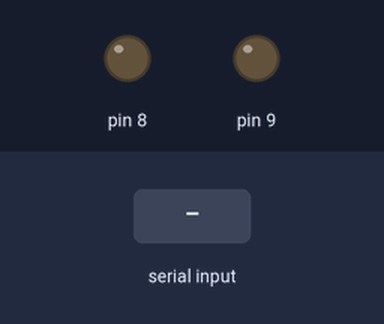
Simulated run of this sketch. Board: Arduino Mega 2560, built with avr-gcc and run on an emulated ATmega2560. On the bench: output pins drawn as LEDs (lit = HIGH). The test bench sets the inputs (shaded band).

Above: at 1.2 s.
1.3 s: "0\n" received over Serial
At 1.7 s:
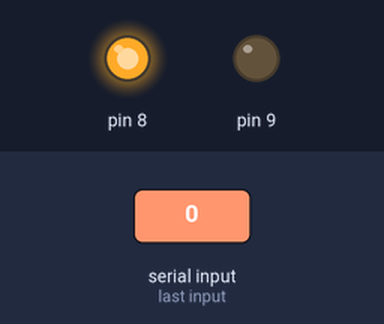
3.3 s: byte 49 ('1') received over Serial
At 3.7 s:
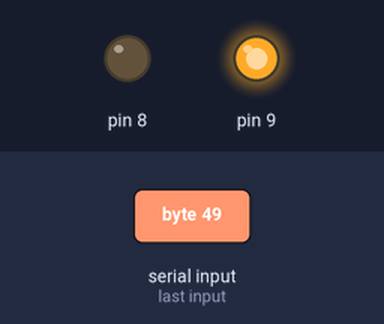
Timing chart, 0 to 6.3 s (numbered marks = the images above; inputs shaded):
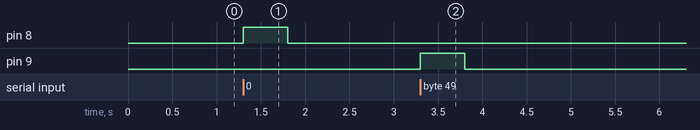

The sketch:

ForcePetalArduino.pde
```cpp
const int receiver_count = 2;
const int buffer_length = 128;
int index[receiver_count];
char buffer[receiver_count][buffer_length];

void setup() {
  // initialize both serial ports:
  Serial.begin(9600);
  Serial1.begin(57600);
  Serial2.begin(57600);

  for(int receiver=0;receiver<receiver_count;++receiver) {
    index[receiver]=0;
    buffer[receiver][0]=0;
  }

  pinMode(8,OUTPUT);
  digitalWrite(8,LOW);
  pinMode(9,OUTPUT);
  digitalWrite(9,LOW);

}


void process_byte(byte b, int receiver) {
  if (b=='\n') {
    Serial.print(receiver);
    Serial.print(":");
    Serial.println(buffer[receiver]);
    index[receiver]=0;
    buffer[receiver][0]=0;
  } else {
    buffer[receiver][index[receiver]++]=b;
    buffer[receiver][index[receiver]]=0;

  }
}


void loop() {
  if(Serial.available()) {
    char b = Serial.read();
    if (b=='0') {
      digitalWrite(8,HIGH);
      delay(500);
      digitalWrite(8,LOW);
    }
    if (b=='1') {
      digitalWrite(9,HIGH);
      delay(500);
      digitalWrite(9,LOW);
    }
  }
  // to avoid flooding...
  while(Serial1.available() or Serial2.available()) {

    if (Serial1.available())
      process_byte(Serial1.read(),0);

    if (Serial2.available())
      process_byte(Serial2.read(),1);

  }

}
```

Measured:
- after the input at 1.3 s, pin 8: LOW → HIGH at once, → LOW 0.50 s later
- after the input at 3.3 s, pin 9: LOW → HIGH at once, → LOW 0.50 s later
